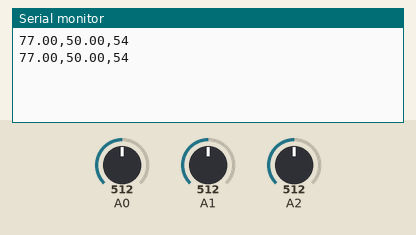
This sketch was run on a simulated Arduino Uno, built with avr-gcc and run on an emulated ATmega328P. Parts: the last lines printed to the serial monitor. The test bench sets the inputs (shaded band); at power-on: A0 = 512, A1 = 512, A2 = 512. No radio packets arrive unless stated.

Above: at 1.8 s.
1.9 s: A0 set to 0
At 2.8 s:
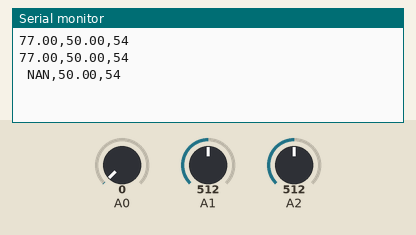
4.5 s: A1 set to 0
At 5.9 s:
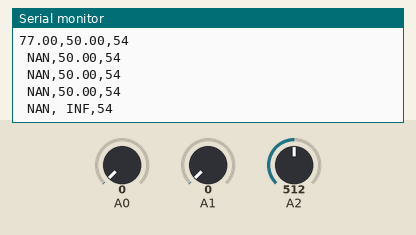
7.5 s: A0 set to 46
At 8.4 s:
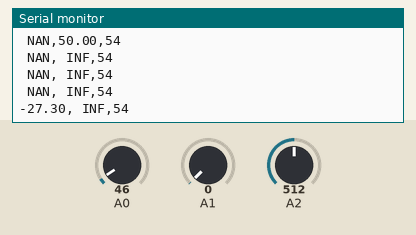
10.5 s: A2 set to 716
At 11.6 s:
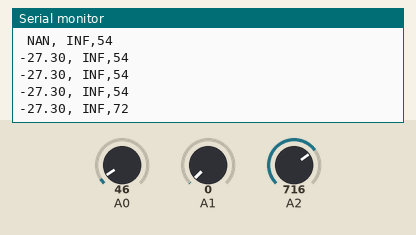
12.0 s: A1 set to 46
At 12.7 s:
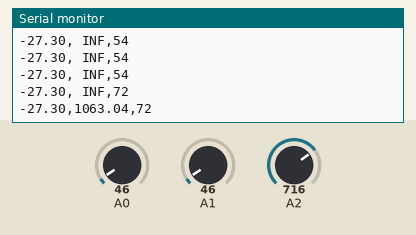
13.5 s: A2 set to 900
At 14.8 s:
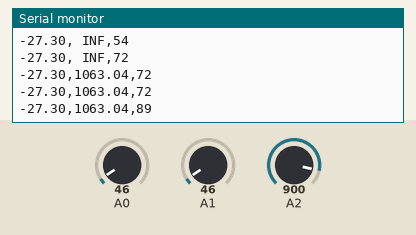
Timing chart, 0 to 16.0 s (numbered marks = the images above; inputs shaded):
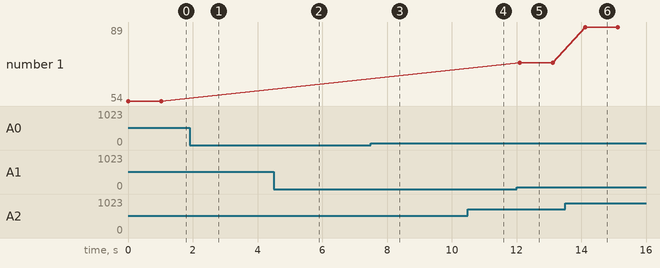

Measured:
- after the input at 1.9 s, the serial monitor: prints a new line after 0.13 s (image 1)
- after the input at 4.5 s, the serial monitor: prints a new line after 0.55 s (image 2)
- after the input at 7.5 s, the serial monitor: prints a new line after 0.57 s (image 3)
- after the input at 10.5 s, the serial monitor: prints a new line after 0.60 s (image 4)
- after the input at 12.0 s, the serial monitor: prints a new line after 0.11 s (image 5)
- after the input at 13.5 s, the serial monitor: prints a new line after 0.62 s (image 6)
- plotted number 1: 72 → 89 after the input at 13.5 s

The sketch:

Transceiver.ino
```cpp
/*
This arduino is attached to our sensors and will send it out to other arduino in one string
*/

#include <SPI.h>
#include <nRF24L01.h>
#include <RF24.h>
RF24 radio(7, 8); // CE, CSN
#include <math.h>       //loads the more advanced math functions
//const int pResistor = A1; // Photoresistor at Arduino analog pin A0
//int sensorPin = A2; // select the input pin for the potentiometer
/*  RL=500/lux
 *  V0=5*(RL/(RL+R))
 *  V0=LDR_value*ADC_value
 *  lux=(250/V0)-50*/
float lux=0.00,ADC_value=0.0048828125,photoVal;


const byte address[6] = "00001";
void setup() {
  Serial.begin(9600);
  radio.begin();
  radio.openWritingPipe(address);
  radio.setPALevel(RF24_PA_MIN);
  radio.stopListening();
}

double Thermister(int RawADC) {  //Function to perform the fancy math of the Steinhart-Hart equation
 double Temp;
 Temp = log(((10240000/RawADC) - 10000));
 Temp = 1 / (0.001129148 + (0.000234125 + (0.0000000876741 * Temp * Temp ))* Temp );
 Temp = Temp - 273.15;            // Convert Kelvin to Celsius
 Temp = (Temp * 9.0)/ 5.0 + 32.0; // Celsius to Fahrenheit - comment out this line if you need Celsius
 return Temp;
}

void loop() {
  delay(5);
  radio.stopListening();
  int tempVal=analogRead(A0);
  double temp = Thermister(tempVal);
  String temp2 = String(temp);
  int photoVal = analogRead(A1);
  float lux=(250/(ADC_value*photoVal))-50;
  String lux2 = String(lux);
  int NoiseVal = analogRead(A2);
  int dB = (NoiseVal +83.2073) / 11.003; //Convert ADC value to dB using Regression values
  String db2 = String(dB);
  String tempp = temp2 + "," + lux2 + "," + db2;
  Serial.println(tempp);   //send it as one big string
  char text[36];
  for(int i =0; i < 36;i++){
  char ch  = tempp.charAt(i);
  text[i] = ch;
  }
  radio.write(&text, sizeof(text));
  delay(1000);
  radio.startListening();
}
```
